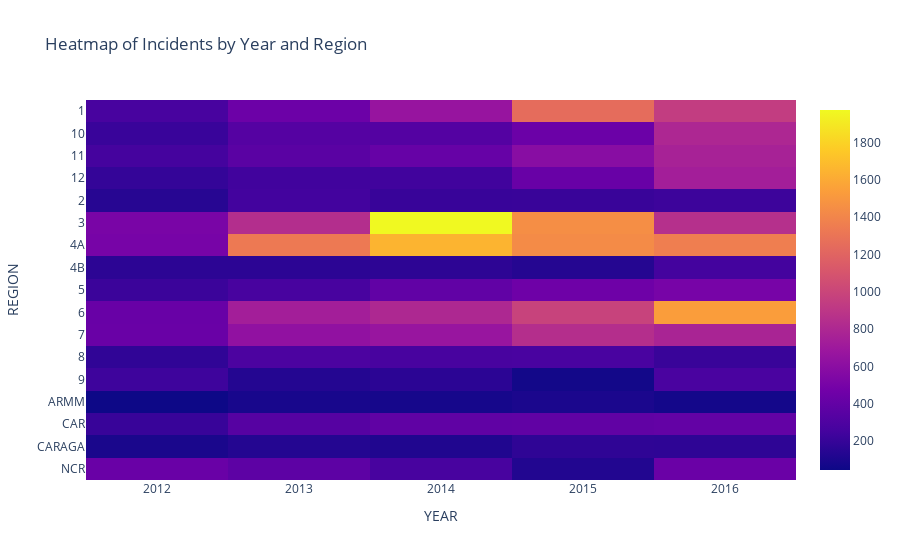

Notebook code for this chart:
### Code cell
# Heatmap of incidents by year and region 
heatmap_data = df.pivot_table(index='REGION', columns='YEAR', values='INCIDENTS', aggfunc='sum', fill_value=0) 
fig7 = px.imshow(heatmap_data, title='Heatmap of Incidents by Year and Region')
fig7.show()

### Figure 1 — Plotly figure (JSON) as saved in the notebook; plotly's stock layout.template omitted (floating-point values rounded to 4 significant figures)
{"data": [{"coloraxis": "coloraxis", "hovertemplate": "YEAR: %{x}<br>REGION: %{y}<br>color: %{z}<extra></extra>", "name": "0", "type": "heatmap", "x": [2012, 2013, 2014, 2015, 2016], "xaxis": "x", "y": ["1", "10", "11", "12", "2", "3", "4A", "4B", "5", "6", "7", "8", "9", "ARMM", "CAR", "CARAGA", "NCR"], "yaxis": "y", "z": [[269, 445, 663, 1248, 943], [212, 334, 329, 439, 795], [254, 358, 414, 586, 759], [193, 241, 240, 424, 734], [143, 249, 205, 209, 227], [510, 839, 1973, 1447, 852], [501, 1328, 1650, 1430, 1360], [161, 160, 165, 137, 252], [217, 270, 391, 452, 501], [424, 736, 801, 982, 1533], [431, 633, 666, 844, 775], [176, 289, 269, 275, 210], [228, 130, 158, 66, 280], [45, 86, 78, 97, 70], [206, 336, 388, 389, 401], [92, 133, 115, 171, 169], [432, 369, 271, 124, 436]]}], "layout": {"autosize": true, "coloraxis": {"colorscale": [[0, "#0d0887"], [0.1111, "#46039f"], [0.2222, "#7201a8"], [0.3333, "#9c179e"], [0.4444, "#bd3786"], [0.5556, "#d8576b"], [0.6667, "#ed7953"], [0.7778, "#fb9f3a"], [0.8889, "#fdca26"], [1, "#f0f921"]]}, "title": {"text": "Heatmap of Incidents by Year and Region"}, "xaxis": {"anchor": "y", "autorange": true, "constrain": "domain", "domain": [0, 1], "range": [2012.0, 2016.0], "scaleanchor": "y", "title": {"text": "YEAR"}, "type": "linear"}, "yaxis": {"anchor": "x", "autorange": true, "constrain": "domain", "domain": [0, 1], "range": [16.5, -0.5], "title": {"text": "REGION"}, "type": "category"}}}
